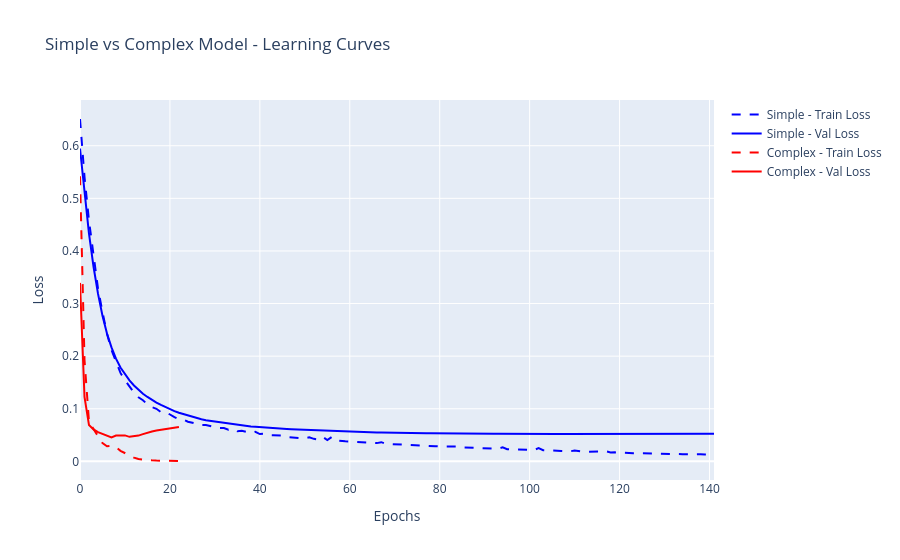

This figure's notebook cell:
### Markdown cell above
### 4. 모델 학습 및 학습 곡선 분석

`지시사항:`
1. `SimpleModel`과 `ComplexModel`의 인스턴스를 각각 생성하세요.
2. 위에서 정의한 `train_with_early_stopping` 함수를 사용하여 두 모델을 모두 훈련시키고, `history`를 각각 저장하세요.
3. 두 모델의 학습 곡선(훈련 손실, 검증 손실)을 하나의 그래프에 시각화하여 비교하세요.
4. Markdown 셀에 학습 곡선 그래프를 보고 분석한 내용을 작성하세요. (예: 어떤 모델이 과적합 경향을 보이는가? 그 이유는 무엇인가? 조기 종료는 각 모델에서 언제쯤 발생했는가?)

### Code cell
# TODO 1: 모델 인스턴스 생성
num_features = X_train.shape[1]
num_classes = 2
simple_model = SimpleModel(num_features, num_classes)
complex_model = ComplexModel(num_features, num_classes)

# TODO 2: 두 모델 훈련
best_simple_model, simple_history = train_with_early_stopping(simple_model, 'simple_model', train_loader, val_loader)
print("-"*50)
best_complex_model, complex_history = train_with_early_stopping(complex_model, 'complex_model', train_loader, val_loader)

# TODO 3: 학습 곡선 시각화
fig = go.Figure()
fig.add_trace(go.Scatter(y=simple_history['train_loss'], name='Simple - Train Loss', line=dict(dash='dash', color='blue')))
fig.add_trace(go.Scatter(y=simple_history['val_loss'], name='Simple - Val Loss', line=dict(color='blue')))
fig.add_trace(go.Scatter(y=complex_history['train_loss'], name='Complex - Train Loss', line=dict(dash='dash', color='red')))
fig.add_trace(go.Scatter(y=complex_history['val_loss'], name='Complex - Val Loss', line=dict(color='red')))

fig.update_layout(title='Simple vs Complex Model - Learning Curves', xaxis_title='Epochs', yaxis_title='Loss')
fig.show()

### Figure 1 — Plotly figure (JSON) as saved in the notebook; plotly's stock layout.template omitted (floating-point values rounded to 4 significant figures; data arrays with more than 128 entries replaced by an {"elided": "..."} marker saying what was removed)
{"data": [{"line": {"color": "blue", "dash": "dash"}, "name": "Simple - Train Loss", "type": "scatter", "y": {"elided": "142 float values"}}, {"line": {"color": "blue"}, "name": "Simple - Val Loss", "type": "scatter", "y": {"elided": "142 float values"}}, {"line": {"color": "red", "dash": "dash"}, "name": "Complex - Train Loss", "type": "scatter", "y": [0.5422, 0.193, 0.07531, 0.06065, 0.04789, 0.03469, 0.0288, 0.02985, 0.02691, 0.01989, 0.01503, 0.01153, 0.007111, 0.004496, 0.003492, 0.002318, 0.001879, 0.001436, 0.001321, 0.001118, 0.00092, 0.0007565, 0.0006657]}, {"line": {"color": "red"}, "name": "Complex - Val Loss", "type": "scatter", "y": [0.3393, 0.1226, 0.06898, 0.06058, 0.05549, 0.05184, 0.04871, 0.04537, 0.049, 0.04895, 0.0493, 0.04659, 0.04732, 0.04897, 0.05181, 0.05486, 0.0568, 0.05848, 0.05991, 0.06098, 0.06268, 0.06415, 0.06522]}], "layout": {"title": {"text": "Simple vs Complex Model - Learning Curves"}, "xaxis": {"title": {"text": "Epochs"}}, "yaxis": {"title": {"text": "Loss"}}}}
